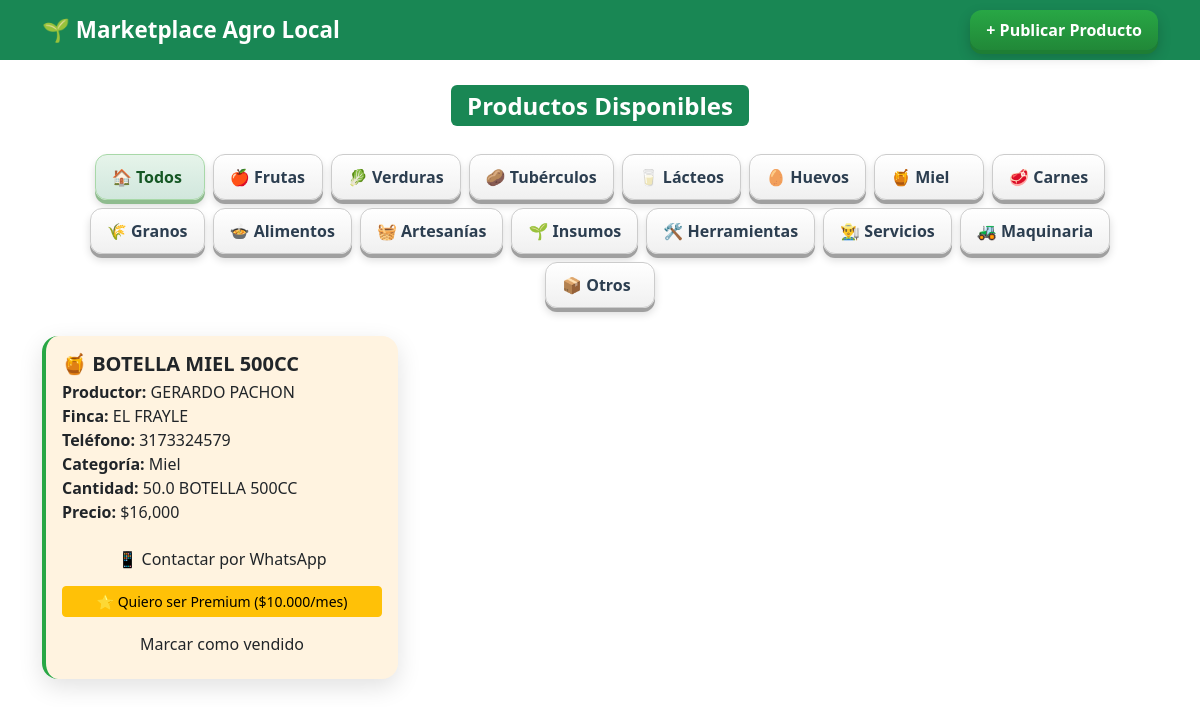
The page /categoria/6 on the database its author committed.
### models.py (models this page shows)
class Categoria(db.Model):
    id = db.Column(db.Integer, primary_key=True)
    nombre = db.Column(db.String(50), nullable=False, unique=True)
    productos = db.relationship('Producto', backref='categoria', lazy=True)

class Producto(db.Model):
    id = db.Column(db.Integer, primary_key=True)
    nombre = db.Column(db.String(100), nullable=False)
    cantidad = db.Column(db.Float, nullable=False)
    unidad = db.Column(db.String(20))
    precio = db.Column(db.Float, nullable=False)
    descripcion = db.Column(db.Text)
    estado = db.Column(db.String(20), default="disponible")
    productor_id = db.Column(db.Integer, db.ForeignKey('productor.id'), nullable=False)
    categoria_id = db.Column(db.Integer, db.ForeignKey('categoria.id'), nullable=False)

class Productor(db.Model):
    id = db.Column(db.Integer, primary_key=True)
    nombre = db.Column(db.String(100), nullable=False)
    finca = db.Column(db.String(100))
    telefono = db.Column(db.String(20), nullable=False)
    es_premium = db.Column(db.Boolean, default=False)
    fecha_suscripcion = db.Column(db.DateTime)
    meses_pagados = db.Column(db.Integer, default=0)
    productos = db.relationship('Producto', backref='productor', lazy=True)

### app.py (the view)
@app.route("/categoria/<int:cat_id>")
def por_categoria(cat_id):
    productos = Producto.query.filter_by(estado="disponible", categoria_id=cat_id).all()
    categorias = Categoria.query.all()
    return render_template(
        "inicio.html",
        productos=productos,
        todas_categorias=categorias,
        categoria_estilos=CATEGORIA_ESTILOS
    )

### templates/inicio.html (shortened to what this page needs)
{% extends "base.html" %}
{% block content %}
<h2 class="text-center mb-4">
  <span class="badge bg-success">Productos Disponibles</span>
</h2>
<div class="mb-4 d-flex flex-wrap justify-content-center">
  <a href="/" class="btn-categoria todos">🏠 Todos</a>
  {% for cat in todas_categorias %}
    {% set estilo = categoria_estilos.get(cat.nombre, {"icono": "🌱"}) %}
    <a href="/categoria/{{ cat.id }}" class="btn-categoria">
      {{ estilo.icono }} {{ cat.nombre }}
    </a>
  {% endfor %}
</div>
{% if productos %}
  <div class="row g-4">
  {% for p in productos %}
    {% set estilo = categoria_estilos.get(p.categoria.nombre, {"icono": "🌱", "color": "#ffffff"}) %}
    <div class="col-md-6 col-lg-4">
      <div class="card h-100" style="background-color: {{ estilo.color }}; border-left: 4px solid #28a745;">
        <div class="card-body d-flex flex-column">
          <div class="d-flex justify-content-between align-items-start">
            <h5 class="card-title mb-1">{{ estilo.icono }} {{ p.nombre }}</h5>
          </div>
          <p class="card-text flex-grow-1">
            <strong>Productor:</strong> {{ p.productor.nombre }}<br>
            <strong>Finca:</strong> {{ p.productor.finca or "No especificada" }}<br>
            <strong>Teléfono:</strong> {{ p.productor.telefono }}<br>
            <strong>Categoría:</strong> {{ p.categoria.nombre }}<br>
            <strong>Cantidad:</strong> {{ p.cantidad }} {{ p.unidad }}<br>
            <strong>Precio:</strong> ${{ "{:,.0f}".format(p.precio) }}<br>
          </p>
          <a href="https://wa.me/57{{ p.productor.telefono|replace(' ', '')|replace('+', '') }}?text=Hola,%20vi%20tu%20oferta%20de%20{{ p.nombre|urlencode }}%20en%20el%20marketplace"
             class="btn btn-3d mb-2" target="_blank">
             📱 Contactar por WhatsApp
          </a>
          {% if not p.productor.es_premium %}
            <a href="https://wa.me/573143539351?text=Hola,%20quiero%20activar%20mi%20plan%20Premium%20de%20$10.000%20mensuales"
               class="btn btn-warning btn-sm w-100">
               ⭐ Quiero ser Premium ($10.000/mes)
            </a>
          {% endif %}
          <a href="/vender/{{ p.id }}" class="btn btn-outline-3d mt-2">Marcar como vendido</a>
        </div>
      </div>
    </div>
  {% endfor %}
  </div>
{% else %}
  <div class="text-center py-5">
    <p class="text-muted fs-5">No hay productos disponibles en esta categoría.</p>
    <a href="/publicar" class="btn btn-3d mt-3">+ Publicar tu primer producto</a>
  </div>
{% endif %}
{% endblock %}

### templates/base.html (style rules this page uses)
body { background: linear-gradient(rgba(255, 255, 255, 0.92), rgba(255, 255, 255, 0.92)), url('https://images.unsplash.com/photo-1500382018777-4e0e3f30e759?ixlib=rb-4.0.3&auto=format&fit=crop&w=1950&q=80') center/cover no-repeat fixed; min-height: 100vh; font-family: 'Segoe UI', Tahoma, Geneva, Verdana, sans-serif; color: #2e3a2f; }
.btn-categoria { background: linear-gradient(to bottom, #ffffff, #f0f0f0); color: #2c3e50; border: 1px solid #cccccc; border-radius: 12px; padding: 10px 16px; font-weight: 600; box-shadow: 0 4px 0 #a0a0a0, 0 6px 8px rgba(0,0,0,0.15); transition: all 0.15s ease; display: inline-flex; align-items: center; gap: 6px; margin: 4px; min-width: 110px; text-align: center; text-decoration: none; }
.btn-categoria.todos { background: linear-gradient(to bottom, #e6f4ea, #d1e7dd); color: #155724; border: 1px solid #a8d8a8; box-shadow: 0 4px 0 #8fbc8f, 0 6px 8px rgba(0,0,0,0.15); }
.card { border-radius: 16px; box-shadow: 0 8px 25px rgba(0, 0, 0, 0.12); border: none; transition: transform 0.3s ease, box-shadow 0.3s ease; background: #ffffff; }
h1, h2, h3, h4, h5, h6 { color: #1b5e20; font-weight: 700; }

### rows shown on the page
Categoria: icono "🍎", nombre "Frutas"
Categoria: icono "🥬", nombre "Verduras"
Categoria: icono "🥔", nombre "Tubérculos"
Categoria: icono "🥛", nombre "Lácteos"
Categoria: icono "🥚", nombre "Huevos"
Categoria: icono "🍯", nombre "Miel"
Categoria: icono "🥩", nombre "Carnes"
Categoria: icono "🌾", nombre "Granos"
Categoria: icono "🍲", nombre "Alimentos"
Categoria: icono "🧺", nombre "Artesanías"
Categoria: icono "🌱", nombre "Insumos"
Categoria: icono "🛠️", nombre "Herramientas"
Categoria: icono "👨‍🌾", nombre "Servicios"
Categoria: icono "🚜", nombre "Maquinaria"
Categoria: icono "📦", nombre "Otros"
Producto: icono "🍯", nombre "BOTELLA MIEL 500CC", productor.nombre "GERARDO PACHON", productor "EL FRAYLE", productor.telefono "3173324579", categoria.nombre "Miel", cantidad "50.0", unidad "BOTELLA 500CC", precio "16,000"
